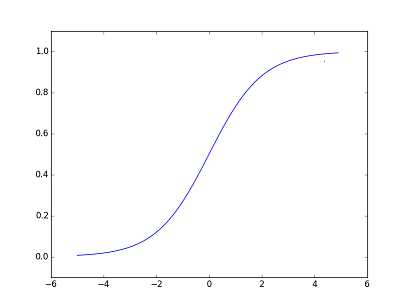

Write the Python code that produced this figure.
import numpy as np
import matplotlib.pylab as plt


def sigmoid(x):
    return 1 / (1 + np.exp(-x))

x = np.arange(-5.0, 5.0, 0.1)
y = sigmoid(x)

plt.plot(x, y)
plt.ylim(-0.1, 1.1)
plt.show()
